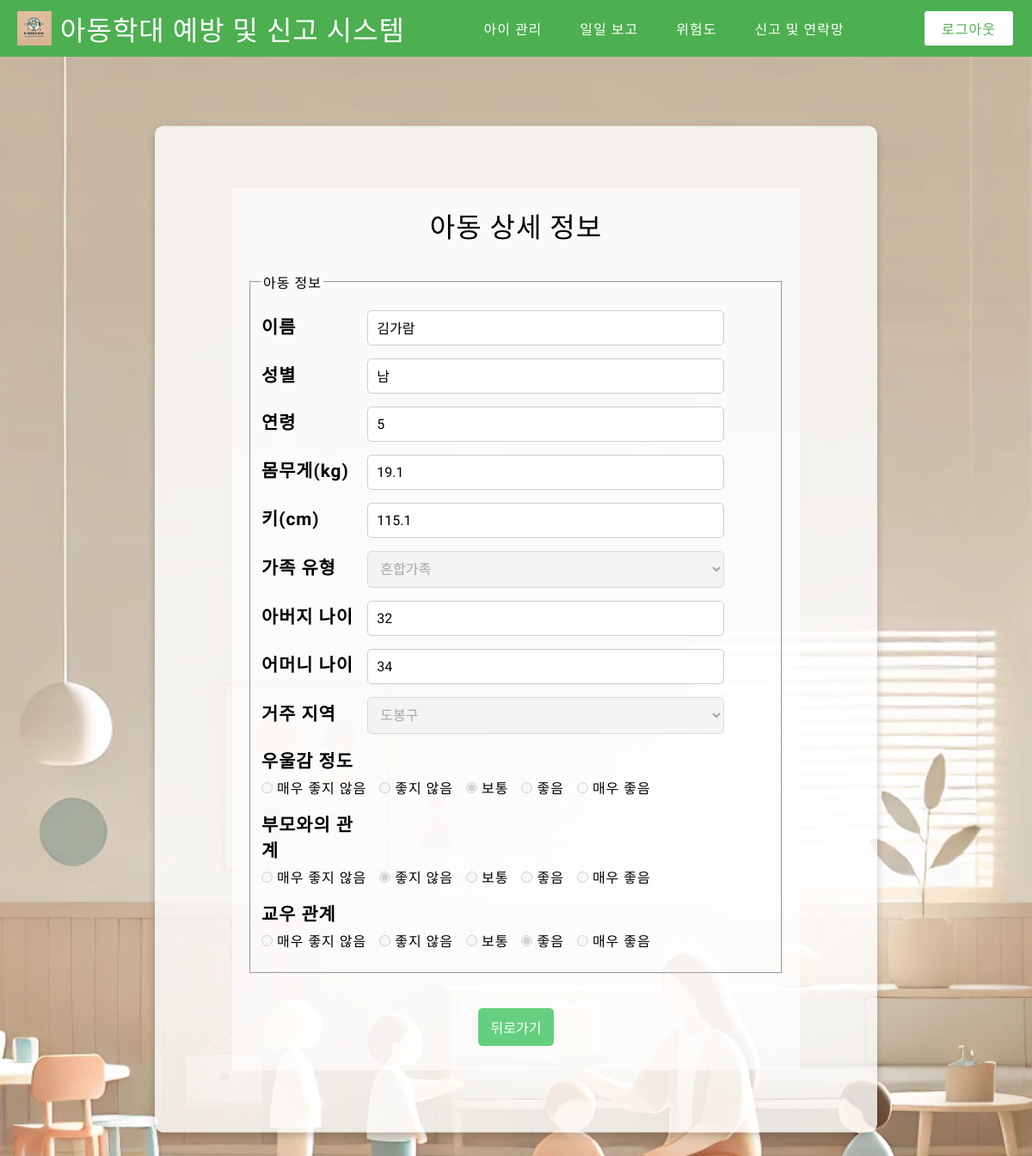
Page /manage_detail/1/ on the committed database.
### students/models.py (models this page shows, shortened)
class Child(models.Model):
    id = models.AutoField(primary_key=True)  # 자동 증가 ID (새로운 primary key)
    teacher_id = models.ForeignKey('accounts.member', on_delete=models.CASCADE, to_field='userid')  # 교사 ID (외래키)
    name = models.CharField(max_length=100)  # 아이 이름
    sex = models.CharField(max_length=10)  # 성별
    age = models.IntegerField()  # 나이
    weight = models.FloatField()  # 몸무게
    height = models.FloatField()  # 키
    family_type = models.CharField(max_length=50)  # 가족 유형
    father_age = models.IntegerField()  # 아버지 나이
    mother_age = models.IntegerField()  # 어머니 나이
    region = models.CharField(max_length=50)  # 거주 지역
    depression = models.CharField(max_length=20)  # 우울감 정도
    parent_relation = models.CharField(max_length=20)  # 부모와의 관계
    friend_relation = models.CharField(max_length=20)  # 교우 관계
    state = models.CharField(max_length=50, default='낮음')

### students/views.py (the view)
# urls.py: path('manage_detail/', views.manage_detail, name='manage_detail'),
def manage_detail(request, child_id):
    child = get_object_or_404(Child, id=child_id)
    return render(request, 'manage_detail.html', {'child': child})

### templates/manage_detail.html (shortened to what this page needs)
{% extends 'base.html' %}
{% load static %}
{% block head %}
<link rel='stylesheet' href="{% static 'css/manage_form.css' %}">
{% endblock %}
{% block content %}
<div class="main-div">
    <div class="board">
        <h1>아동 상세 정보</h1>
        <form method="POST" action="{% url 'manage_detail' child.id %}">
            <fieldset>
                <legend>아동 정보</legend>
                <ul>
                    <li>
                        <label for="name">이름</label>
                        <input type="text" id="name" name="name" value="{{ child.name }}" readonly>
                    </li>
                    <li>
                        <label for="sex">성별</label>
                        <input type="text" id="sex" name="sex" value="{{ child.sex }}" readonly>
                    </li>
                    <li>
                        <label for="age">연령</label>
                        <input type="text" id="age" name="age" value="{{ child.age }}" readonly>
                    </li>
                    <li>
                        <label for="weight">몸무게(kg)</label>
                        <input type="text" id="weight" name="weight" value="{{ child.weight }}" readonly>
                    </li>
                    <li>
                        <label for="height">키(cm)</label>
                        <input type="text" id="height" name="height" value="{{ child.height }}" readonly>
                    </li>
                    <li>
                        <label for="family_type">가족 유형</label>
                        <select id="family_type" name="family_type" disabled>
                            <option value="혼합가족" {% if child.family_type == "혼합가족" %}selected{% endif %}>혼합가족</option>
                        </select>
                    </li>
                    <li>
                        <label for="father_age">아버지 나이</label>
                        <input type="text" id="father_age" name="father_age" value="{{ child.father_age }}" readonly>
                    </li>
                    <li>
                        <label for="mother_age">어머니 나이</label>
                        <input type="text" id="mother_age" name="mother_age" value="{{ child.mother_age }}" readonly>
                    </li>
                    <li>
                        <label for="region">거주 지역</label>
                        <select id="region" name="region" disabled>
                            <option value="도봉구" {% if child.region == "도봉구" %}selected{% endif %}>도봉구</option>
                        </select>
                    </li>
                    <li>
                        <label>우울감 정도</label>
                        <div class="radio-group">
                            <label><input type="radio" name="depression" value="매우 좋지 않음" {% if child.depression == "매우 좋지 않음" %}checked{% endif %} disabled> 매우 좋지 않음</label>
                            <label><input type="radio" name="depression" value="좋지 않음" {% if child.depression == "좋지 않음" %}checked{% endif %} disabled> 좋지 않음</label>
                            <label><input type="radio" name="depression" value="보통" {% if child.depression == "보통" %}checked{% endif %} disabled> 보통</label>
                            <label><input type="radio" name="depression" value="좋음" {% if child.depression == "좋음" %}checked{% endif %} disabled> 좋음</label>
                            <label><input type="radio" name="depression" value="매우 좋음" {% if child.depression == "매우 좋음" %}checked{% endif %} disabled> 매우 좋음</label>
                        </div>
                    </li>
                    <li>
                        <label>부모와의 관계</label>
                        <div class="radio-group">
                            <label><input type="radio" name="parent_relation" value="매우 좋지 않음" {% if child.parent_relation == "매우 좋지 않음" %}checked{% endif %} disabled> 매우 좋지 않음</label>
                            <label><input type="radio" name="parent_relation" value="좋지 않음" {% if child.parent_relation == "좋지 않음" %}checked{% endif %} disabled> 좋지 않음</label>
                            <label><input type="radio" name="parent_relation" value="보통" {% if child.parent_relation == "보통" %}checked{% endif %} disabled> 보통</label>
                            <label><input type="radio" name="parent_relation" value="좋음" {% if child.parent_relation == "좋음" %}checked{% endif %} disabled> 좋음</label>
                            <label><input type="radio" name="parent_relation" value="매우 좋음" {% if child.parent_relation == "매우 좋음" %}checked{% endif %} disabled> 매우 좋음</label>
                        </div>
                    </li>
                    <li>
                        <label>교우 관계</label>
                        <div class="radio-group">
                            <label><input type="radio" name="friend_relation" value="매우 좋지 않음" {% if child.friend_relation == "매우 좋지 않음" %}checked{% endif %} disabled> 매우 좋지 않음</label>
                            <label><input type="radio" name="friend_relation" value="좋지 않음" {% if child.friend_relation == "좋지 않음" %}checked{% endif %} disabled> 좋지 않음</label>
                            <label><input type="radio" name="friend_relation" value="보통" {% if child.friend_relation == "보통" %}checked{% endif %} disabled> 보통</label>
                            <label><input type="radio" name="friend_relation" value="좋음" {% if child.friend_relation == "좋음" %}checked{% endif %} disabled> 좋음</label>
                            <label><input type="radio" name="friend_relation" value="매우 좋음" {% if child.friend_relation == "매우 좋음" %}checked{% endif %} disabled> 매우 좋음</label>
                        </div>
                    </li>
                </ul>
            </fieldset>
            <div class="button-container">
                <a href="{% url 'manage' %}"><button type="button">뒤로가기</button></a>
            </div>
        </form>
    </div>
</div>
{% endblock %}

### static/css/main.css (style rules this page uses)
body { box-sizing: border-box; width: 100vw; height: 100vh; padding: 0; background: no-repeat url("/static/images/background-image.jpg") fixed 100% 100%; background-size: cover; z-index: -1; letter-spacing: 1px; }
* { font-family: "Jua", sans-serif; font-optical-sizing: auto; font-style: normal; font-weight: 300; margin: 0; box-sizing: border-box; }
html { scroll-behavior: smooth; }
.main-div { width: 70vw; height: 80vh; position: absolute; top: 50%; left: 50%; transform: translate(-50%, -50%); background-color: rgba(255, 255, 255, 0.8); display: flex; justify-content: center; align-items: center; border-radius: 10px; box-shadow: 0 4px 10px rgba(0, 0, 0, 0.2); overflow-y: auto; }

### static/css/manage_form.css (style rules this page uses)
.board { position: relative; background-color: #ffffff9f; width: 55vw; height: 70vh; overflow-y: auto; padding: 20px; box-sizing: border-box; }
.board h1 { text-align: center; margin-bottom: 5%; }
fieldset { margin-bottom: 20px; }
.board ul { list-style: none; padding: 0; }
.board ul li { margin: 15px 0; }
label { width: 20%; display: inline-block; font-weight: bold; font-size: 1.3em; }
input[type="text"], select { width: 70%; padding: 10px; font-size: 16px; border: 1px solid #ccc; border-radius: 5px; }
.button-container button { display: inline-block; margin: 20px 0; padding: 10px 15px; font-size: 16px; background-color: #1fbb46af; color: white; border: none; border-radius: 5px; cursor: pointer; transition: background-color 0.3s; }
.radio-group { display: flex; gap: 15px; align-items: center; margin-top: 5px; flex-wrap: wrap; }
.radio-group label { font-size: 1em; font-weight: normal; width: auto; }
.button-container { display: flex; justify-content: center; gap: 20px; }

### rows in the picture
Child: name "김가람", sex "남", age "5", weight "19.1", height "115.1", family_type "혼합가족", father_age "32", mother_age "34", region "도봉구", depression "☐ 매우 좋지 않음", depression "☐ 좋지 않음", depression "☑ 보통", depression "☐ 좋음", depression "☐ 매우 좋음", parent_relation "☐ 매우 좋지 않음", parent_relation "☑ 좋지 않음", parent_relation "☐ 보통", parent_relation "☐ 좋음", parent_relation "☐ 매우 좋음", friend_relation "☐ 매우 좋지 않음", friend_relation "☐ 좋지 않음", friend_relation "☐ 보통", friend_relation "☑ 좋음", friend_relation "☐ 매우 좋음"
